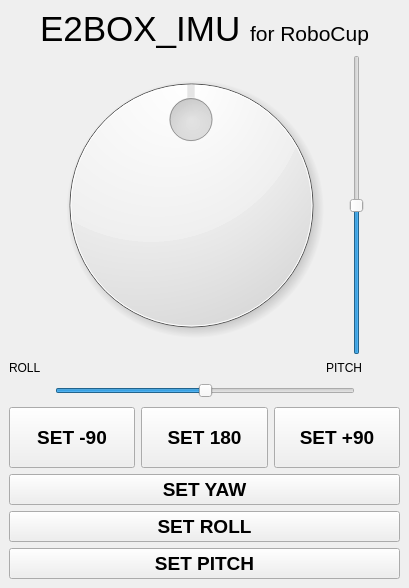
<?xml version="1.0" encoding="UTF-8"?>
<ui version="4.0">
 <class>MainWindowDesign</class>
 <widget class="QMainWindow" name="MainWindowDesign">
  <property name="geometry">
   <rect>
    <x>0</x>
    <y>0</y>
    <width>409</width>
    <height>588</height>
   </rect>
  </property>
  <property name="windowTitle">
   <string>ROBIT IMU</string>
  </property>
  <property name="windowIcon">
   <iconset>
    <normaloff>:/images/mw_2.png</normaloff>:/images/mw_2.png</iconset>
  </property>
  <property name="locale">
   <locale language="English" country="Australia"/>
  </property>
  <widget class="QWidget" name="centralwidget">
   <property name="autoFillBackground">
    <bool>false</bool>
   </property>
   <layout class="QGridLayout" name="gridLayout">
    <item row="1" column="0">
     <widget class="QPushButton" name="pushButton_set">
      <property name="font">
       <font>
        <pointsize>14</pointsize>
        <weight>75</weight>
        <bold>true</bold>
       </font>
      </property>
      <property name="text">
       <string>SET YAW</string>
      </property>
     </widget>
    </item>
    <item row="3" column="0">
     <widget class="QPushButton" name="pushButton">
      <property name="font">
       <font>
        <pointsize>14</pointsize>
        <weight>75</weight>
        <bold>true</bold>
       </font>
      </property>
      <property name="text">
       <string>SET PITCH</string>
      </property>
     </widget>
    </item>
    <item row="2" column="0">
     <widget class="QPushButton" name="pushButton_2">
      <property name="font">
       <font>
        <pointsize>14</pointsize>
        <weight>75</weight>
        <bold>true</bold>
       </font>
      </property>
      <property name="text">
       <string>SET ROLL</string>
      </property>
     </widget>
    </item>
    <item row="0" column="0">
     <layout class="QVBoxLayout" name="verticalLayout_2">
      <item>
       <layout class="QHBoxLayout" name="horizontalLayout_2">
        <item>
         <spacer name="horizontalSpacer_5">
          <property name="orientation">
           <enum>Qt::Horizontal</enum>
          </property>
          <property name="sizeHint" stdset="0">
           <size>
            <width>40</width>
            <height>20</height>
           </size>
          </property>
         </spacer>
        </item>
        <item>
         <widget class="QLabel" name="label">
          <property name="text">
           <string>&lt;html&gt;&lt;head/&gt;&lt;body&gt;&lt;p&gt;&lt;span style=&quot; font-size:26pt;&quot;&gt;E2BOX_IMU &lt;/span&gt;&lt;span style=&quot; font-size:16pt;&quot;&gt;for RoboCup&lt;/span&gt;&lt;/p&gt;&lt;/body&gt;&lt;/html&gt;</string>
          </property>
         </widget>
        </item>
        <item>
         <spacer name="horizontalSpacer_6">
          <property name="orientation">
           <enum>Qt::Horizontal</enum>
          </property>
          <property name="sizeHint" stdset="0">
           <size>
            <width>40</width>
            <height>20</height>
           </size>
          </property>
         </spacer>
        </item>
       </layout>
      </item>
      <item>
       <layout class="QVBoxLayout" name="verticalLayout">
        <item>
         <layout class="QHBoxLayout" name="horizontalLayout">
          <item>
           <spacer name="horizontalSpacer_3">
            <property name="orientation">
             <enum>Qt::Horizontal</enum>
            </property>
            <property name="sizeHint" stdset="0">
             <size>
              <width>40</width>
              <height>20</height>
             </size>
            </property>
           </spacer>
          </item>
          <item>
           <widget class="QDial" name="dial">
            <property name="minimumSize">
             <size>
              <width>300</width>
              <height>300</height>
             </size>
            </property>
            <property name="maximumSize">
             <size>
              <width>300</width>
              <height>300</height>
             </size>
            </property>
            <property name="minimum">
             <number>-180</number>
            </property>
            <property name="maximum">
             <number>180</number>
            </property>
            <property name="notchTarget">
             <double>0.000000000000000</double>
            </property>
           </widget>
          </item>
          <item>
           <widget class="QSlider" name="verticalSlider">
            <property name="sizePolicy">
             <sizepolicy hsizetype="Fixed" vsizetype="Expanding">
              <horstretch>0</horstretch>
              <verstretch>0</verstretch>
             </sizepolicy>
            </property>
            <property name="minimumSize">
             <size>
              <width>20</width>
              <height>300</height>
             </size>
            </property>
            <property name="maximumSize">
             <size>
              <width>20</width>
              <height>300</height>
             </size>
            </property>
            <property name="minimum">
             <number>-90</number>
            </property>
            <property name="maximum">
             <number>90</number>
            </property>
            <property name="orientation">
             <enum>Qt::Vertical</enum>
            </property>
           </widget>
          </item>
          <item>
           <spacer name="horizontalSpacer_4">
            <property name="orientation">
             <enum>Qt::Horizontal</enum>
            </property>
            <property name="sizeHint" stdset="0">
             <size>
              <width>40</width>
              <height>20</height>
             </size>
            </property>
           </spacer>
          </item>
         </layout>
        </item>
        <item>
         <widget class="QLabel" name="label_2">
          <property name="text">
           <string>ROLL                                                                                      PITCH</string>
          </property>
         </widget>
        </item>
        <item>
         <layout class="QHBoxLayout" name="horizontalLayout_3">
          <item>
           <spacer name="horizontalSpacer_2">
            <property name="orientation">
             <enum>Qt::Horizontal</enum>
            </property>
            <property name="sizeHint" stdset="0">
             <size>
              <width>40</width>
              <height>20</height>
             </size>
            </property>
           </spacer>
          </item>
          <item>
           <widget class="QSlider" name="horizontalSlider">
            <property name="minimumSize">
             <size>
              <width>300</width>
              <height>20</height>
             </size>
            </property>
            <property name="maximumSize">
             <size>
              <width>300</width>
              <height>20</height>
             </size>
            </property>
            <property name="minimum">
             <number>-90</number>
            </property>
            <property name="maximum">
             <number>90</number>
            </property>
            <property name="orientation">
             <enum>Qt::Horizontal</enum>
            </property>
           </widget>
          </item>
          <item>
           <spacer name="horizontalSpacer">
            <property name="orientation">
             <enum>Qt::Horizontal</enum>
            </property>
            <property name="sizeHint" stdset="0">
             <size>
              <width>40</width>
              <height>20</height>
             </size>
            </property>
           </spacer>
          </item>
         </layout>
        </item>
       </layout>
      </item>
      <item>
       <layout class="QHBoxLayout" name="horizontalLayout_4">
        <item>
         <widget class="QPushButton" name="pushButton_set_n90">
          <property name="sizePolicy">
           <sizepolicy hsizetype="Expanding" vsizetype="Expanding">
            <horstretch>0</horstretch>
            <verstretch>0</verstretch>
           </sizepolicy>
          </property>
          <property name="font">
           <font>
            <pointsize>14</pointsize>
            <weight>75</weight>
            <bold>true</bold>
           </font>
          </property>
          <property name="text">
           <string>SET -90</string>
          </property>
         </widget>
        </item>
        <item>
         <widget class="QPushButton" name="pushButton_set_180">
          <property name="sizePolicy">
           <sizepolicy hsizetype="Expanding" vsizetype="Expanding">
            <horstretch>0</horstretch>
            <verstretch>0</verstretch>
           </sizepolicy>
          </property>
          <property name="font">
           <font>
            <pointsize>14</pointsize>
            <weight>75</weight>
            <bold>true</bold>
           </font>
          </property>
          <property name="text">
           <string>SET 180</string>
          </property>
         </widget>
        </item>
        <item>
         <widget class="QPushButton" name="pushButton_set_p90">
          <property name="sizePolicy">
           <sizepolicy hsizetype="Expanding" vsizetype="Expanding">
            <horstretch>0</horstretch>
            <verstretch>0</verstretch>
           </sizepolicy>
          </property>
          <property name="font">
           <font>
            <pointsize>14</pointsize>
            <weight>75</weight>
            <bold>true</bold>
           </font>
          </property>
          <property name="text">
           <string>SET +90</string>
          </property>
         </widget>
        </item>
       </layout>
      </item>
     </layout>
    </item>
   </layout>
  </widget>
  <action name="action_Quit">
   <property name="text">
    <string>&amp;Quit</string>
   </property>
   <property name="shortcut">
    <string>Ctrl+Q</string>
   </property>
   <property name="shortcutContext">
    <enum>Qt::ApplicationShortcut</enum>
   </property>
  </action>
  <action name="action_Preferences">
   <property name="text">
    <string>&amp;Preferences</string>
   </property>
  </action>
  <action name="actionAbout">
   <property name="text">
    <string>&amp;About</string>
   </property>
  </action>
  <action name="actionAbout_Qt">
   <property name="text">
    <string>About &amp;Qt</string>
   </property>
  </action>
 </widget>
 <resources/>
 <connections>
  <connection>
   <sender>action_Quit</sender>
   <signal>triggered()</signal>
   <receiver>MainWindowDesign</receiver>
   <slot>close()</slot>
   <hints>
    <hint type="sourcelabel">
     <x>-1</x>
     <y>-1</y>
    </hint>
    <hint type="destinationlabel">
     <x>399</x>
     <y>299</y>
    </hint>
   </hints>
  </connection>
 </connections>
</ui>
